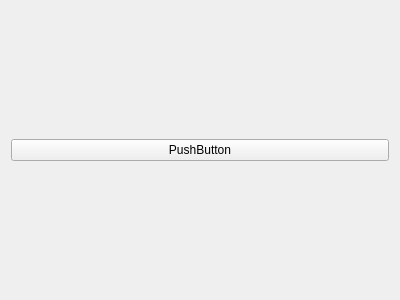
<?xml version="1.0" encoding="UTF-8"?>
<ui version="4.0">
 <class>Form</class>
 <widget class="QWidget" name="Form">
  <property name="geometry">
   <rect>
    <x>0</x>
    <y>0</y>
    <width>400</width>
    <height>300</height>
   </rect>
  </property>
  <property name="windowTitle">
   <string>Form</string>
  </property>
  <layout class="QVBoxLayout" name="verticalLayout">
   <item>
    <widget class="QPushButton" name="pushButton">
     <property name="sizePolicy">
      <sizepolicy hsizetype="Minimum" vsizetype="Fixed">
       <horstretch>0</horstretch>
       <verstretch>0</verstretch>
      </sizepolicy>
     </property>
     <property name="text">
      <string>PushButton</string>
     </property>
    </widget>
   </item>
  </layout>
 </widget>
 <resources/>
 <connections/>
</ui>
